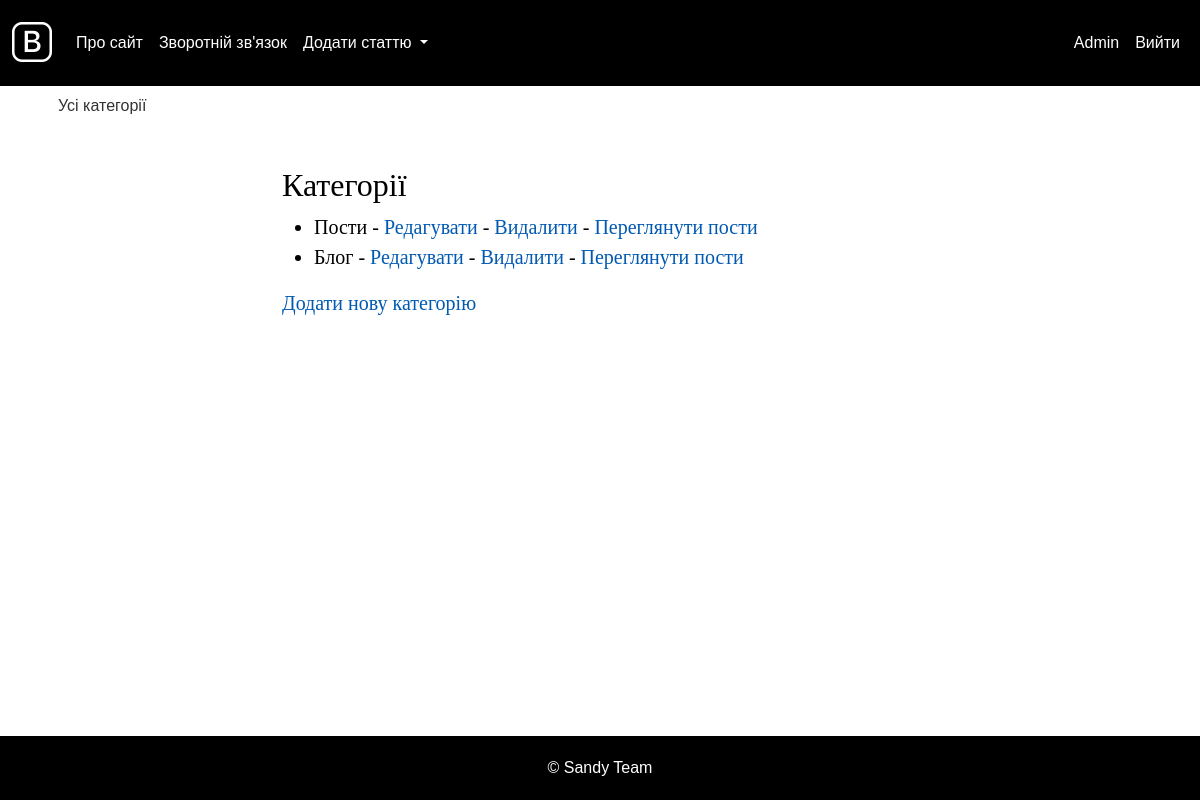
Page /categories/ (signed in) on the committed database.
### blog/models.py (models this page shows, shortened)
class CustomUser(AbstractUser):
    avatar = models.ImageField(upload_to='avatars/', blank=True, null=True, default='avatars/default_avatar.png')
    class Meta:
        verbose_name = 'Користувач'
        verbose_name_plural = 'Користувачі'

class Category(models.Model):
    name = models.CharField(max_length=100, verbose_name="Назва категорії")
    slug = models.SlugField(max_length=255, unique=True, verbose_name="URL")
    class Meta:
        verbose_name = 'Категорія'
        verbose_name_plural = 'Категорії'
        ordering = ['id']

### blog/views.py (the view)
# urls.py: path('categories/', CategoryListView.as_view(), name='category_list'),
@method_decorator(staff_member_required, name='dispatch')
class CategoryListView(ListView):
    model = Category
    template_name = 'list_categories.html'
    context_object_name = 'categories'

### blog/templates/list_categories.html
{% extends 'base.html' %}
{% block content %}
<h2>Категорії</h2>
<ul>
    {% for category in categories %}
        <li>{{ category.name }} -
            <a href="{% url 'category_edit' category.pk %}">Редагувати</a> -
            <a href="{% url 'category_delete' category.pk %}">Видалити</a> -
            <a href="{% url 'category_posts' category.pk %}">Переглянути пости</a>
        </li>
    {% endfor %}
</ul>
<a href="{% url 'category_add' %}">Додати нову категорію</a>
{% endblock %}

### blog/templates/base.html (shortened to what this page needs)
{% load static %}
<!DOCTYPE html>
<html>
<head>
    <link href="https://cdn.jsdelivr.net/npm/bootstrap@5.3.0/dist/css/bootstrap.min.css" rel="stylesheet">
    <link href="https://cdn.jsdelivr.net/npm/bootstrap-icons/font/bootstrap-icons.css" rel="stylesheet">
    <link href="{% static 'css/styles.css' %}" rel="stylesheet">
</head>
<body>
<nav class="navbar navbar-expand-lg navbar-light">
    <div class="container-fluid">
        <a class="navbar-brand" href="{% url 'home' %}">
            <i class="bi bi-bootstrap" style="color: #fff;"></i>
        </a>
        <div class="collapse navbar-collapse" id="navbarNavDropdown">
            <ul class="navbar-nav me-auto">
                <li class="nav-item">
                    <a class="nav-link" href="{% url 'about' %}">Про сайт</a>
                </li>
                <li class="nav-item">
                    <a class="nav-link" href="{% url 'contact' %}">Зворотній зв'язок</a>
                </li>
                <li class="nav-item dropdown">
                    <a class="nav-link dropdown-toggle" href="#" id="navbarDropdown" role="button" data-bs-toggle="dropdown" aria-expanded="false">
                        Додати статтю
                    </a>
                </li>
            </ul>
            <ul class="navbar-nav ms-auto">
                {% if request.user.is_authenticated %}
                    <li class="nav-item">
                        <a class="nav-link" href="{% url 'user_profile' request.user.username %}">{{ request.user.username }}</a>
                    </li>
                    <li class="nav-item">
                        <a class="nav-link" href="{% url 'logout' %}">Вийти</a>
                    </li>
                {% endif %}
            </ul>
        </div>
    </div>
</nav>
<div class="container content-wrapper">
    <div class="row">
        <div class="col-md-2">
            <ul class="list-group">
                {% if cat_selected == 0 %}
                    <li class="list-group-item list-group-header">Усі категорії</li>
                {% else %}
                    <li class="list-group-item"><a href="{% url 'home' %}">Усі категорії</a></li>
                {% endif %}
            </ul>
        </div>
        <div class="col-md-10">
            <div class="content-text">
                {% block content %}
                {% endblock %}
            </div>
        </div>
    </div>
</div>
<footer class="footer">
    <div class="container">
        <span class="text-muted">&copy; Sandy Team</span>
    </div>
</footer>
</body>
</html>

### blog/static/css/styles.css (style rules this page uses)
html, body { font-family: 'Arial'; margin: 0; padding: 0; height: 100%; width: 100%; color: #444; }
a { color: #0059b2; text-decoration: none; }
.bi-bootstrap { font-size: 40px; color: #000; }
.content-text { margin: 60px 0 0 30px; color: #000; font-size: 20px; font-family: Yandex Sans Display Light; }

### blog/templates/base.html (style rules this page uses)
body, html { height: 100%; margin: 0; }
body { display: flex; flex-direction: column; }
.content-wrapper { flex: 1; }
.footer { position: relative; bottom: 0; width: 100%; text-align: center; padding: 20px 0; background-color: #000; }
.footer .text-muted { color: #fff !important; }
.navbar-light { background-color: #000 !important; }
.navbar-nav .nav-link { color: #fff !important; }
.content-text { padding: 20px; }
.list-group { border: none; padding-left: 0; }
.list-group-item { border: none; padding: 0.5rem 1rem; }
.list-group-item a { color: #333; text-decoration: none; }

### rows in the picture
CustomUser: user.username "Admin"
Category: name "Пости"
Category: name "Блог"
